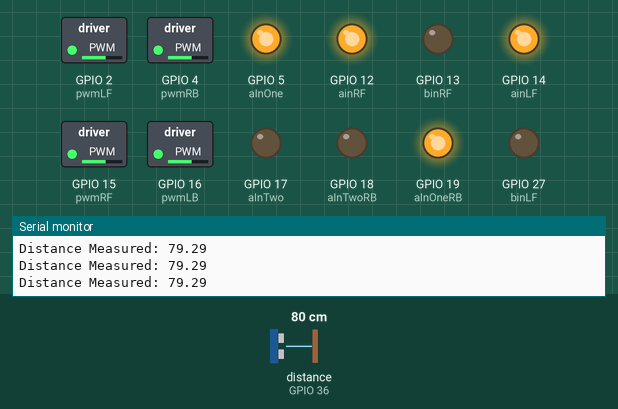
This sketch was run on a simulated ESP32. Shown: switched loads named in the sketch (green lamp = pin HIGH), output pins drawn as LEDs (lit = HIGH), the last lines printed to the serial monitor. Wiring (inferred from the names in the program): ultrasonic range finder: trigger GPIO 32; echo GPIO 36. The test bench sets the inputs (shaded band); at power-on: distance to the obstacle (sensor on GPIO 36) 80 cm. The echo pulse lasts 58.3 µs per cm; pins used as bus, display or sensor lines are not drawn.

Above: at 1.2 s.
1.3 s: distance to the obstacle (sensor on GPIO 36) set to 48 cm
4.3 s: distance to the obstacle (sensor on GPIO 36) set to 41 cm
At 5.5 s:
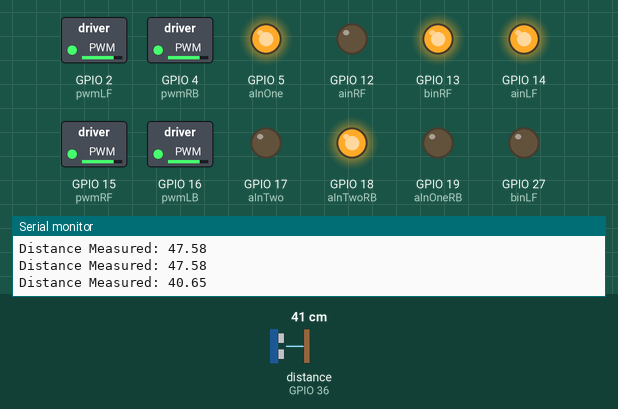
At 6.7 s:
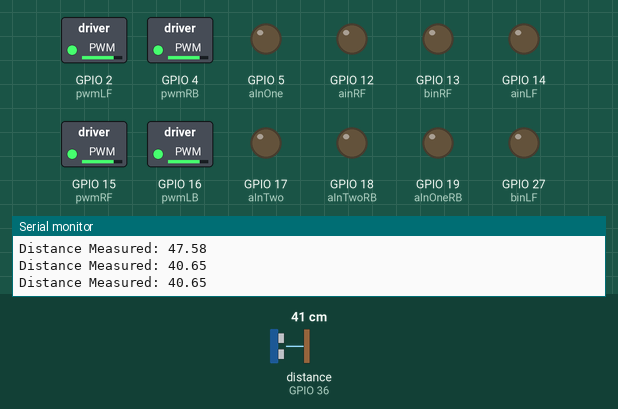
Timing chart, 0 to 8.2 s (numbered marks = the images above; inputs shaded):
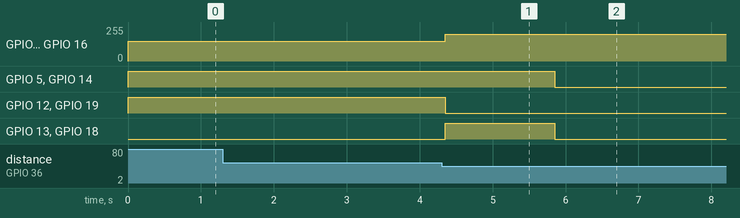

Measured:
- the behaviour switches between 46 and 45 cm on distance to the obstacle (sensor on GPIO 36) (found by bisection; images 0 and 1)
- after the input at 4.3 s, GPIO 2 (pwmLF), GPIO 4 (pwmRB), GPIO 15 (pwmRF), GPIO 16 (pwmLB): 150/255 → 200/255 after 0.05 s; GPIO 5 (aInOne), GPIO 14 (ainLF): HIGH → LOW after 1.6 s; GPIO 12 (ainRF), GPIO 19 (aInOneRB): HIGH → LOW after 0.05 s; GPIO 13 (binRF), GPIO 18 (aInTwoRB): LOW → HIGH after 0.05 s, → LOW 1.5 s later

The sketch:

R5_movement.ino
```cpp
const int pwmLB = 16;
const int pwmRB = 4;
const int pwmLF = 2;
const int pwmRF = 15;
// LB = BR whats this for ??
// RB = AR
// LF = AR
// RF = BR
const int aInOne = 5;
const int aInTwo = 17;
const int aInOneRB = 19;
const int aInTwoRB = 18;
const int ainLF = 14;
const int binLF = 27;   // changed from 17 to avoid conflict
const int ainRF = 12;
const int binRF = 13;
const int TRIG_PIN_S = 23;
const int ECHO_PIN_S = 26;
const int TRIG_PIN_F = 32;
const int ECHO_PIN_F = 36;
const int sensorPin = 34; // phototransistor pin
const int ledPin = 2;     // LED

float threshold_Voltage = 0.5;
float refrence_Voltage = 3.3;

int ADC_Resolution = 4095; // 12-bit ADC
int threshold_ADC;

void setup() {
  Serial.begin(9600);

  pinMode(ledPin, OUTPUT);

  threshold_ADC = (threshold_Voltage / refrence_Voltage) * ADC_Resolution;

  pinMode(pwmLB, OUTPUT);
  pinMode(pwmRB, OUTPUT);
  pinMode(pwmLF, OUTPUT);
  pinMode(pwmRF, OUTPUT);

  pinMode(aInOne, OUTPUT);
  pinMode(aInTwo, OUTPUT);

  pinMode(ainLF, OUTPUT);
  pinMode(binLF, OUTPUT);

  pinMode(aInOneRB, OUTPUT);
  pinMode(aInTwoRB, OUTPUT);

  pinMode(ainRF, OUTPUT);
  pinMode(binRF, OUTPUT);

  pinMode(TRIG_PIN_F, OUTPUT);
  pinMode(ECHO_PIN_F, INPUT);
  pinMode(TRIG_PIN_S, OUTPUT);
  pinMode(ECHO_PIN_S, INPUT);
}

float ultrasonic_sensor(int TRIG_PIN, int ECHO_PIN) {
  digitalWrite(TRIG_PIN, LOW);
  delayMicroseconds(2);
  digitalWrite(TRIG_PIN, HIGH);
  delayMicroseconds(10);
  digitalWrite(TRIG_PIN, LOW);

  float duration_us = pulseIn(ECHO_PIN, HIGH);
  float distance_cm = 0.017 * duration_us;

  Serial.print("Distance Measured: ");
  Serial.println(distance_cm);

  return distance_cm;
}

void moveForward(int pwm) {
  digitalWrite(aInOne, HIGH);
  digitalWrite(aInTwo, LOW);
  analogWrite(pwmLB, pwm);

  digitalWrite(aInOneRB, HIGH);
  digitalWrite(aInTwoRB, LOW);
  analogWrite(pwmRB, pwm);

  digitalWrite(ainLF, HIGH);
  digitalWrite(binLF, LOW);
  analogWrite(pwmLF, pwm);

  digitalWrite(ainRF, HIGH);
  digitalWrite(binRF, LOW);
  analogWrite(pwmRF, pwm);
}

void moveBackward(int pwm) {
  digitalWrite(aInOne, LOW);
  digitalWrite(aInTwo, HIGH);
  analogWrite(pwmLB, pwm);

  digitalWrite(aInOneRB, LOW);
  digitalWrite(aInTwoRB, HIGH);
  analogWrite(pwmRB, pwm);

  digitalWrite(ainLF, LOW);
  digitalWrite(binLF, HIGH);
  analogWrite(pwmLF, pwm);

  digitalWrite(ainRF, LOW);
  digitalWrite(binRF, HIGH);
  analogWrite(pwmRF, pwm);
}

void strafeRight(int pwm) {
  digitalWrite(ainLF, HIGH);
  digitalWrite(binLF, LOW);
  analogWrite(pwmLF, pwm);

  digitalWrite(aInOne, LOW);
  digitalWrite(aInTwo, HIGH);
  analogWrite(pwmLB, pwm);

  digitalWrite(ainRF, LOW);
  digitalWrite(binRF, HIGH);
  analogWrite(pwmRF, pwm);

  digitalWrite(aInOneRB, HIGH);
  digitalWrite(aInTwoRB, LOW);
  analogWrite(pwmRB, pwm);
}

void rotateCenterCL(int pwm) {
  digitalWrite(ainLF, HIGH);
  digitalWrite(binLF, LOW);
  analogWrite(pwmLF, pwm);

  digitalWrite(ainRF, LOW);
  digitalWrite(binRF, HIGH);
  analogWrite(pwmRF, pwm);

  digitalWrite(aInOne, HIGH);
  digitalWrite(aInTwo, LOW);
  analogWrite(pwmLB, pwm);

  digitalWrite(aInOneRB, LOW);   // fixed
  digitalWrite(aInTwoRB, HIGH);  // fixed
  analogWrite(pwmRB, pwm);
}

void stopWheels() {
  digitalWrite(ainRF, LOW);
  digitalWrite(binRF, LOW);
  digitalWrite(ainLF, LOW);
  digitalWrite(binLF, LOW);
  digitalWrite(aInOneRB, LOW);
  digitalWrite(aInTwoRB, LOW);
  digitalWrite(aInOne, LOW);
  digitalWrite(aInTwo, LOW);
}

void loop() {
  int sensorValue = analogRead(sensorPin);

  if (sensorValue > threshold_ADC) {
    digitalWrite(ledPin, HIGH);
  } else {
    digitalWrite(ledPin, LOW);
  }

  while (ultrasonic_sensor(TRIG_PIN_F, ECHO_PIN_F) > 45) {
    moveForward(150);
  }

  stopWheels();
  rotateCenterCL(200);
  delay(1500);
  stopWheels();

  while (ultrasonic_sensor(TRIG_PIN_F, ECHO_PIN_F) > 45) {
    moveForward(150);
  }

  stopWheels();
  delay(10000);
}
```
